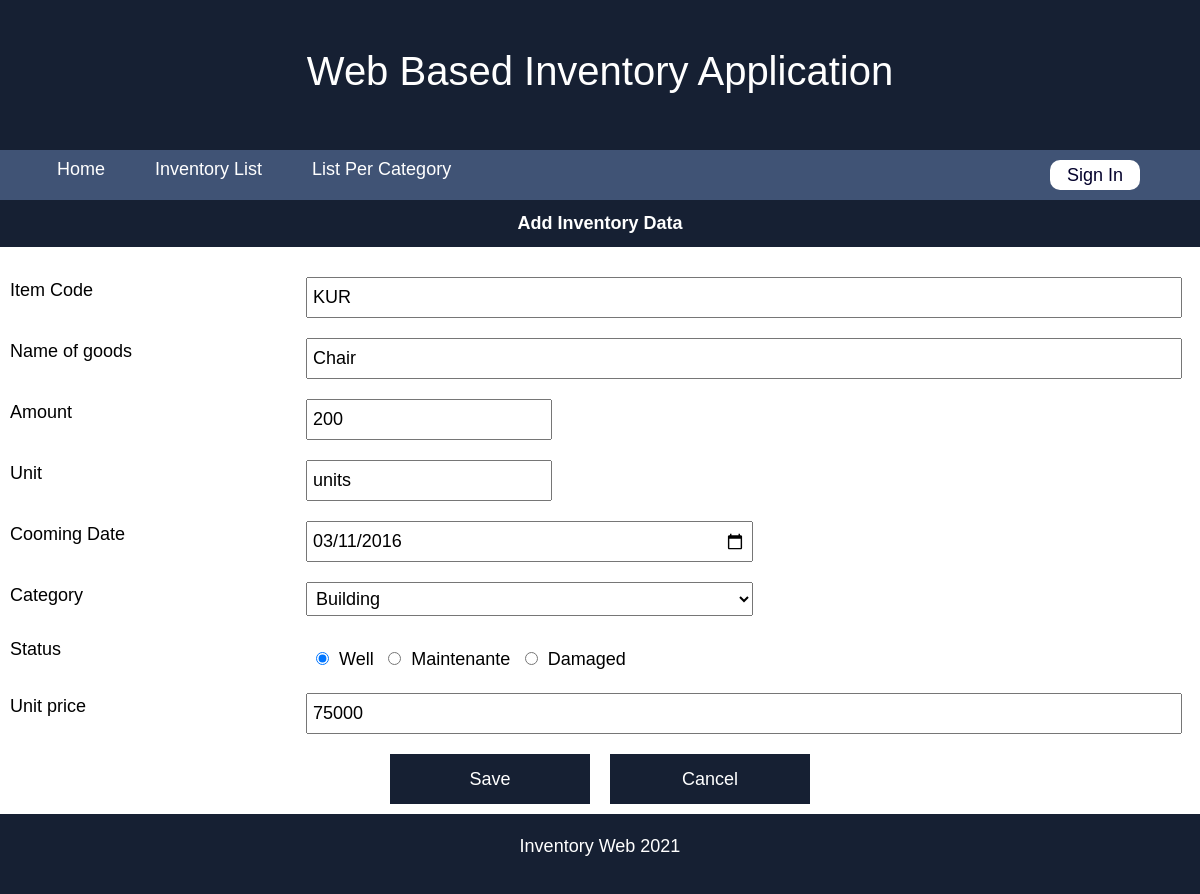
The page /edit-form.php?id=KUR on the database as committed earlier.
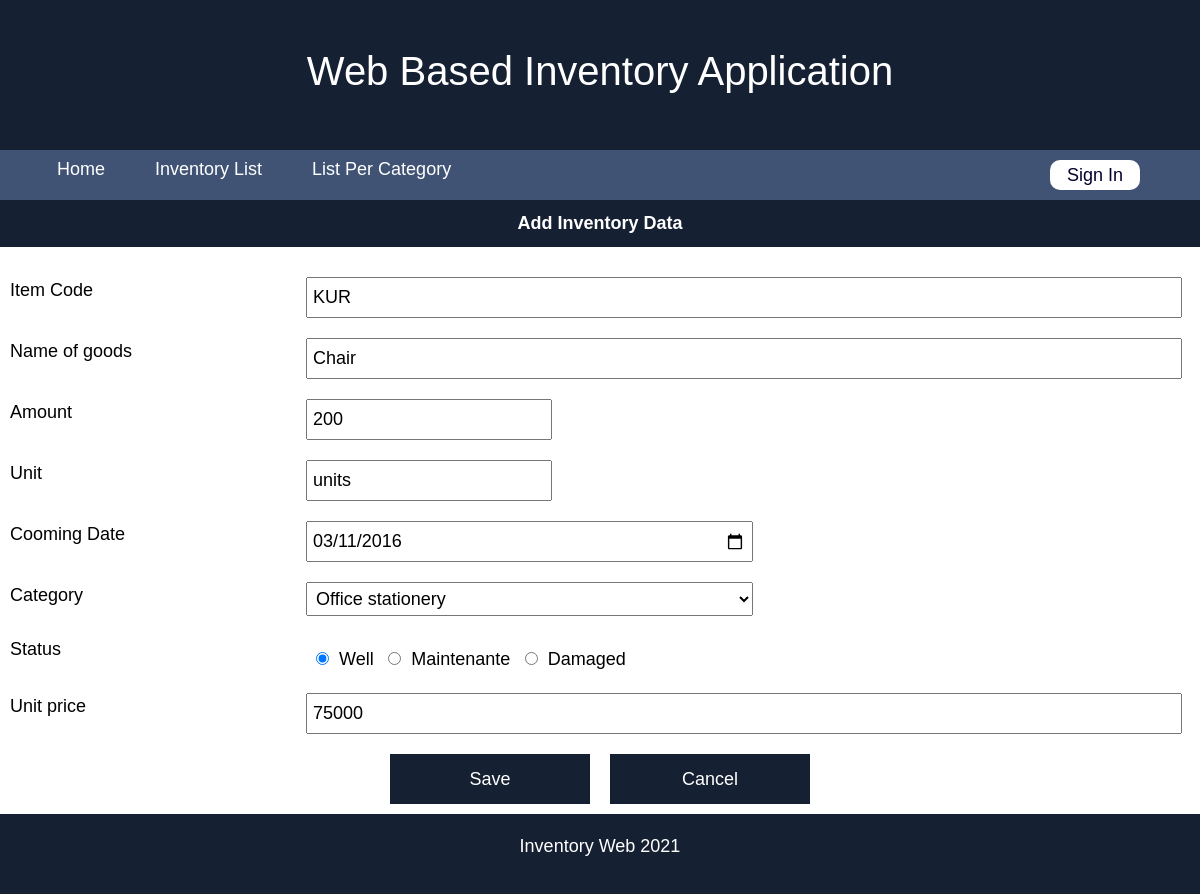
The same page on the database as committed later.
### tables this page shows
CREATE TABLE `inventory` (
  `item_id` varchar(10) NOT NULL,
  `item_name` varchar(30) NOT NULL,
  `amount` int(11) NOT NULL,
  `unit` varchar(15) NOT NULL,
  `arrival_date` date NOT NULL,
  `category` varchar(20) NOT NULL,
  `item_status` varchar(20) NOT NULL,
  `price` int(20) NOT NULL
);

### edit-form.php (the view, shortened to what the changed rows need)
<!DOCTYPE html>
<html lang="en">
<head>
    <link href="https://cdn.jsdelivr.net/npm/bootstrap@5.1.3/dist/css/bootstrap.min.css" rel="stylesheet">
    <link rel="stylesheet" href="css-add.css">
    <link rel="stylesheet" href="nav.css">
</head>
<body>
    <div class="header">
        <h1>Web Based Inventory Application</h1>
    </div>
    <?php
         $id = $_GET['id'];
         include 'db/connect.php';
         $sql = "SELECT * FROM inventory WHERE item_id = '$id';";
         $query = $connection->query($sql);
         if($query){
             $data = $query->fetch_object();
             $itemId = $data->item_id;
             $itemName = $data->item_name;
             $amount = $data->amount;
             $unit = $data->unit;
             $coming = $data->arrival_date;
             $category = $data->category;
             $itemStatus = $data->item_status;
             $price = $data->price;
         }else{
             header("location:list-inventory.php?edit=error");
         }
    ?>
    <div class="content-container">
        <form action="check-edit.php?id=<?php echo $id ?>" method="post">
            <div class="row">
                <div class="col-9">
                    <input style="width:98%;" type="text" name="item_code" placeholder="Item code" value="<?php echo $itemId?>">
                </div>
            </div>
            <div class="row">
                <div class="col-9">
                    <input style="width:98%;" type="text" name="name" placeholder="Name of goods" value="<?php echo $itemName?>">
                </div>
            </div>
            <div class="row">
                <div class="col-9">
                    <input type="number" min="0" name="amount" placeholder="Amount" value="<?php echo $amount?>">
                </div>
            </div>
            <div class="row">
                <div class="col-9">
                    <input type="text" name="unit" placeholder="Unit" value="<?php echo $unit?>">
                </div>
            </div>
            <div class="row">
                <div class="col-9">
                    <input style="width:50%;" type="date" name="coming_date" value="<?php echo $coming?>">
                </div>
            </div>
            <div class="row">
                <div class="col-9">
                <select name="category" style="width:50%;">
                    <option
                        <?php
                        if($category=="Building"){
                            echo "selected";
                        }
                        ?>
                        value="Building">Building
                    </option>
                    <option
                        <?php
                        if($category=="Office stationery"){
                            echo "selected";
                        }
                        ?>
                        value="Office stationery">Office stationery
                    </option>
                </select>
                </div>
            </div>
            <div class="row">
                <div class="col-9">
                <input
                    type="radio" id="well" name="status" value="Well"
                    <?php
                        if($itemStatus=="Well"){
                            echo "checked";
                        }
                    ?>
                    ><label for="well">Well</label>
		        <input
                    type="radio" id="maintenance" name="status" value="Maintenance"
                    <?php
                        if($itemStatus=="Maintenance"){
                            echo "checked";
                        }
                    ?>
                    ><label for="maintenance">Maintenante</label>
                <input
                    type="radio" id="damaged" name="status" value="Damaged"
                    <?php
                        if($itemStatus=="Damaged"){
                            echo "checked";
                        }
                    ?>
                    ><label for="damaged">Damaged</label>
                </div>
            </div>
            <div class="row">
                <div class="col-9">
                    <input style="width:98%;" type="number" name="price" placeholder="Unit Price" min="0" value="<?php echo $price?>">
                </div>
            </div>
        </form>
    </div>
</body>
</html>

Rows that differ between the two databases and show on the page:
changed inventory "KUR": category (not shown) → "Office stationery"
Other text that changed with them:
form field category: "Building" → (not shown)
